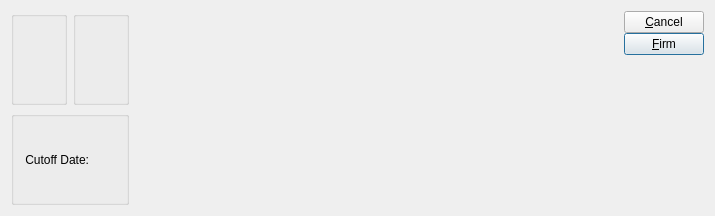
<ui version="4.0" >
 <comment>This file is part of the xTuple ERP: PostBooks Edition, a free and
open source Enterprise Resource Planning software suite,
Copyright (c) 1999-2010 by OpenMFG LLC, d/b/a xTuple.
It is licensed to you under the Common Public Attribution License
version 1.0, the full text of which (including xTuple-specific Exhibits)
is available at www.xtuple.com/CPAL.  By using this software, you agree
to be bound by its terms.</comment>
 <class>firmPlannedOrdersByPlannerCode</class>
 <widget class="QDialog" name="firmPlannedOrdersByPlannerCode" >
  <property name="geometry" >
   <rect>
    <x>0</x>
    <y>0</y>
    <width>715</width>
    <height>216</height>
   </rect>
  </property>
  <property name="windowTitle" >
   <string>Firm Planned Orders by Planner Code</string>
  </property>
  <layout class="QGridLayout" name="gridLayout_3" >
   <item row="0" column="0" >
    <layout class="QHBoxLayout" name="horizontalLayout" >
     <item>
      <layout class="QGridLayout" name="gridLayout_2" >
       <item row="0" column="0" >
        <widget class="ParameterGroup" name="_plannerCode" >
         <property name="title" >
          <string/>
         </property>
         <property name="fixedSize" >
          <bool>false</bool>
         </property>
        </widget>
       </item>
       <item row="0" column="1" >
        <widget class="WarehouseGroup" name="_warehouse" >
         <property name="title" >
          <string/>
         </property>
         <property name="fixedSize" >
          <bool>false</bool>
         </property>
        </widget>
       </item>
       <item row="1" column="0" colspan="2" >
        <widget class="QGroupBox" name="_dateGroup" >
         <property name="title" >
          <string/>
         </property>
         <layout class="QGridLayout" name="gridLayout" >
          <item row="0" column="0" >
           <widget class="QLabel" name="_cutoffDateLit" >
            <property name="text" >
             <string>Cutoff Date:</string>
            </property>
            <property name="alignment" >
             <set>Qt::AlignRight|Qt::AlignTrailing|Qt::AlignVCenter</set>
            </property>
           </widget>
          </item>
          <item row="0" column="1" >
           <widget class="DLineEdit" name="_cutoffDate" />
          </item>
          <item row="0" column="2" >
           <spacer>
            <property name="orientation" >
             <enum>Qt::Horizontal</enum>
            </property>
            <property name="sizeType" >
             <enum>QSizePolicy::Expanding</enum>
            </property>
            <property name="sizeHint" stdset="0" >
             <size>
              <width>20</width>
              <height>20</height>
             </size>
            </property>
           </spacer>
          </item>
         </layout>
        </widget>
       </item>
      </layout>
     </item>
     <item>
      <spacer name="horizontalSpacer" >
       <property name="orientation" >
        <enum>Qt::Horizontal</enum>
       </property>
       <property name="sizeHint" stdset="0" >
        <size>
         <width>0</width>
         <height>20</height>
        </size>
       </property>
      </spacer>
     </item>
     <item>
      <layout class="QVBoxLayout" name="verticalLayout" >
       <item>
        <layout class="QVBoxLayout" >
         <property name="spacing" >
          <number>0</number>
         </property>
         <item>
          <widget class="QPushButton" name="_close" >
           <property name="text" >
            <string>&amp;Cancel</string>
           </property>
          </widget>
         </item>
         <item>
          <widget class="QPushButton" name="_firm" >
           <property name="text" >
            <string>&amp;Firm</string>
           </property>
           <property name="autoDefault" >
            <bool>true</bool>
           </property>
           <property name="default" >
            <bool>true</bool>
           </property>
          </widget>
         </item>
        </layout>
       </item>
       <item>
        <spacer>
         <property name="orientation" >
          <enum>Qt::Vertical</enum>
         </property>
         <property name="sizeHint" stdset="0" >
          <size>
           <width>20</width>
           <height>0</height>
          </size>
         </property>
        </spacer>
       </item>
      </layout>
     </item>
    </layout>
   </item>
  </layout>
 </widget>
 <layoutdefault spacing="6" margin="11" />
 <pixmapfunction>qPixmapFromMimeSource</pixmapfunction>
 <customwidgets>
  <customwidget>
   <class>DLineEdit</class>
   <extends>QWidget</extends>
   <header>datecluster.h</header>
  </customwidget>
  <customwidget>
   <class>ParameterGroup</class>
   <extends>QGroupBox</extends>
   <header>parametergroup.h</header>
  </customwidget>
  <customwidget>
   <class>WarehouseGroup</class>
   <extends>QGroupBox</extends>
   <header>warehousegroup.h</header>
  </customwidget>
 </customwidgets>
 <tabstops>
  <tabstop>_plannerCode</tabstop>
  <tabstop>_warehouse</tabstop>
  <tabstop>_cutoffDate</tabstop>
  <tabstop>_firm</tabstop>
  <tabstop>_close</tabstop>
 </tabstops>
 <resources/>
 <connections>
  <connection>
   <sender>_close</sender>
   <signal>clicked()</signal>
   <receiver>firmPlannedOrdersByPlannerCode</receiver>
   <slot>reject()</slot>
   <hints>
    <hint type="sourcelabel" >
     <x>20</x>
     <y>20</y>
    </hint>
    <hint type="destinationlabel" >
     <x>20</x>
     <y>20</y>
    </hint>
   </hints>
  </connection>
 </connections>
</ui>
